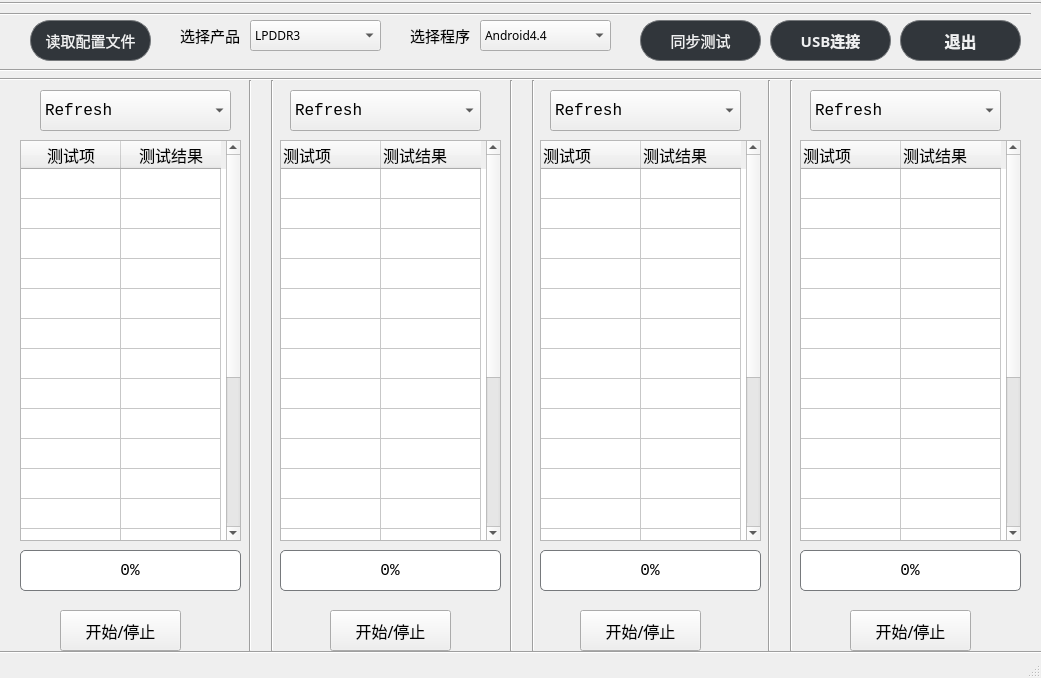
<?xml version="1.0" encoding="UTF-8"?>
<ui version="4.0">
 <class>MainWindow</class>
 <widget class="QMainWindow" name="MainWindow">
  <property name="geometry">
   <rect>
    <x>0</x>
    <y>0</y>
    <width>1041</width>
    <height>678</height>
   </rect>
  </property>
  <property name="font">
   <font>
    <stylestrategy>PreferAntialias</stylestrategy>
   </font>
  </property>
  <property name="windowTitle">
   <string>MainWindow</string>
  </property>
  <property name="tabShape">
   <enum>QTabWidget::Rounded</enum>
  </property>
  <widget class="QWidget" name="centralwidget">
   <widget class="QPushButton" name="pushButton">
    <property name="geometry">
     <rect>
      <x>30</x>
      <y>20</y>
      <width>121</width>
      <height>41</height>
     </rect>
    </property>
    <property name="font">
     <font>
      <family>Arial Black</family>
      <pointsize>11</pointsize>
     </font>
    </property>
    <property name="styleSheet">
     <string notr="true">QPushButton {
    color: #eff0f1;
    background-color: #31363b;
    border-width: 1px;
    border-color: #76797C;
    border-style: solid;
    padding: 5px;
    border-radius: 20px;
    outline: none;
}

QPushButton:disabled {
    background-color: #31363b;
    border-width: 1px;
    border-color: #454545;
    border-style: solid;
    padding-top: 5px;
    padding-bottom: 5px;
    padding-left: 10px;
    padding-right: 10px;
    border-radius: 2px;
    color: #454545;
}

QPushButton:focus {
    background-color: #3daee9;
    color: white;
}

QPushButton:pressed {
    background-color: #3daee9;
    padding-top: -15px;
    padding-bottom: -17px;
}

</string>
    </property>
    <property name="text">
     <string>读取配置文件</string>
    </property>
   </widget>
   <widget class="QProgressBar" name="progressBar_1">
    <property name="geometry">
     <rect>
      <x>20</x>
      <y>550</y>
      <width>221</width>
      <height>41</height>
     </rect>
    </property>
    <property name="font">
     <font>
      <family>Consolas</family>
      <pointsize>12</pointsize>
     </font>
    </property>
    <property name="styleSheet">
     <string notr="true">
QProgressBar {
    border: 1px solid #76797C;
    border-radius: 5px;
    text-align: center;
}

QProgressBar::chunk {
    background-color: #05b8CC;
}</string>
    </property>
    <property name="value">
     <number>0</number>
    </property>
    <property name="alignment">
     <set>Qt::AlignCenter</set>
    </property>
   </widget>
   <widget class="QTableWidget" name="tableWidget">
    <property name="geometry">
     <rect>
      <x>20</x>
      <y>140</y>
      <width>221</width>
      <height>401</height>
     </rect>
    </property>
    <property name="maximumSize">
     <size>
      <width>1770</width>
      <height>19200</height>
     </size>
    </property>
    <property name="font">
     <font>
      <family>Arial</family>
      <pointsize>10</pointsize>
     </font>
    </property>
    <property name="cursor" stdset="0">
     <cursorShape>SizeVerCursor</cursorShape>
    </property>
    <property name="autoFillBackground">
     <bool>true</bool>
    </property>
    <property name="frameShape">
     <enum>QFrame::StyledPanel</enum>
    </property>
    <property name="gridStyle">
     <enum>Qt::SolidLine</enum>
    </property>
    <property name="sortingEnabled">
     <bool>false</bool>
    </property>
    <property name="rowCount">
     <number>20</number>
    </property>
    <attribute name="horizontalHeaderVisible">
     <bool>true</bool>
    </attribute>
    <attribute name="horizontalHeaderHighlightSections">
     <bool>true</bool>
    </attribute>
    <attribute name="verticalHeaderVisible">
     <bool>false</bool>
    </attribute>
    <attribute name="verticalHeaderHighlightSections">
     <bool>true</bool>
    </attribute>
    <row>
     <property name="text">
      <string>1</string>
     </property>
    </row>
    <row>
     <property name="text">
      <string>2</string>
     </property>
    </row>
    <row>
     <property name="text">
      <string>3</string>
     </property>
    </row>
    <row>
     <property name="text">
      <string>4</string>
     </property>
    </row>
    <row>
     <property name="text">
      <string>5</string>
     </property>
    </row>
    <row/>
    <row/>
    <row/>
    <row/>
    <row/>
    <row/>
    <row/>
    <row/>
    <row/>
    <row/>
    <row/>
    <row/>
    <row/>
    <row/>
    <row/>
    <column>
     <property name="text">
      <string>测试项</string>
     </property>
     <property name="font">
      <font>
       <pointsize>12</pointsize>
      </font>
     </property>
     <property name="background">
      <color>
       <red>170</red>
       <green>170</green>
       <blue>0</blue>
      </color>
     </property>
    </column>
    <column>
     <property name="text">
      <string>测试结果</string>
     </property>
     <property name="font">
      <font>
       <pointsize>12</pointsize>
      </font>
     </property>
    </column>
    <item row="0" column="0">
     <property name="text">
      <string/>
     </property>
     <property name="toolTip">
      <string/>
     </property>
     <property name="font">
      <font>
       <family>Arial</family>
       <pointsize>8</pointsize>
      </font>
     </property>
     <property name="textAlignment">
      <set>AlignLeft|AlignVCenter</set>
     </property>
    </item>
    <item row="0" column="1">
     <property name="text">
      <string/>
     </property>
     <property name="font">
      <font>
       <pointsize>12</pointsize>
      </font>
     </property>
    </item>
   </widget>
   <widget class="QComboBox" name="comboBox">
    <property name="geometry">
     <rect>
      <x>40</x>
      <y>90</y>
      <width>191</width>
      <height>41</height>
     </rect>
    </property>
    <property name="font">
     <font>
      <family>Consolas</family>
      <pointsize>12</pointsize>
      <weight>50</weight>
      <italic>false</italic>
      <bold>false</bold>
      <underline>false</underline>
     </font>
    </property>
    <property name="autoFillBackground">
     <bool>false</bool>
    </property>
    <item>
     <property name="text">
      <string>Refresh</string>
     </property>
    </item>
   </widget>
   <widget class="QTableWidget" name="tableWidget_2">
    <property name="geometry">
     <rect>
      <x>280</x>
      <y>140</y>
      <width>221</width>
      <height>401</height>
     </rect>
    </property>
    <property name="maximumSize">
     <size>
      <width>1770</width>
      <height>19200</height>
     </size>
    </property>
    <property name="font">
     <font>
      <family>Arial</family>
      <pointsize>10</pointsize>
     </font>
    </property>
    <property name="autoFillBackground">
     <bool>true</bool>
    </property>
    <property name="gridStyle">
     <enum>Qt::SolidLine</enum>
    </property>
    <property name="sortingEnabled">
     <bool>false</bool>
    </property>
    <property name="rowCount">
     <number>20</number>
    </property>
    <attribute name="horizontalHeaderVisible">
     <bool>true</bool>
    </attribute>
    <attribute name="horizontalHeaderHighlightSections">
     <bool>true</bool>
    </attribute>
    <attribute name="verticalHeaderVisible">
     <bool>false</bool>
    </attribute>
    <attribute name="verticalHeaderHighlightSections">
     <bool>true</bool>
    </attribute>
    <row>
     <property name="text">
      <string>1</string>
     </property>
    </row>
    <row>
     <property name="text">
      <string>2</string>
     </property>
    </row>
    <row>
     <property name="text">
      <string>3</string>
     </property>
    </row>
    <row>
     <property name="text">
      <string>4</string>
     </property>
    </row>
    <row>
     <property name="text">
      <string>5</string>
     </property>
    </row>
    <row/>
    <row/>
    <row/>
    <row/>
    <row/>
    <row/>
    <row/>
    <row/>
    <row/>
    <row/>
    <row/>
    <row/>
    <row/>
    <row/>
    <row/>
    <column>
     <property name="text">
      <string>测试项</string>
     </property>
     <property name="font">
      <font>
       <pointsize>12</pointsize>
      </font>
     </property>
     <property name="textAlignment">
      <set>AlignLeft|AlignVCenter</set>
     </property>
    </column>
    <column>
     <property name="text">
      <string>测试结果</string>
     </property>
     <property name="font">
      <font>
       <pointsize>12</pointsize>
      </font>
     </property>
     <property name="textAlignment">
      <set>AlignLeft|AlignVCenter</set>
     </property>
    </column>
    <item row="0" column="0">
     <property name="text">
      <string/>
     </property>
     <property name="toolTip">
      <string/>
     </property>
    </item>
   </widget>
   <widget class="QTableWidget" name="tableWidget_3">
    <property name="geometry">
     <rect>
      <x>540</x>
      <y>140</y>
      <width>221</width>
      <height>401</height>
     </rect>
    </property>
    <property name="maximumSize">
     <size>
      <width>1770</width>
      <height>19200</height>
     </size>
    </property>
    <property name="font">
     <font>
      <family>Arial</family>
      <pointsize>10</pointsize>
     </font>
    </property>
    <property name="autoFillBackground">
     <bool>true</bool>
    </property>
    <property name="gridStyle">
     <enum>Qt::SolidLine</enum>
    </property>
    <property name="sortingEnabled">
     <bool>false</bool>
    </property>
    <property name="rowCount">
     <number>20</number>
    </property>
    <attribute name="horizontalHeaderVisible">
     <bool>true</bool>
    </attribute>
    <attribute name="horizontalHeaderHighlightSections">
     <bool>true</bool>
    </attribute>
    <attribute name="verticalHeaderVisible">
     <bool>false</bool>
    </attribute>
    <attribute name="verticalHeaderHighlightSections">
     <bool>true</bool>
    </attribute>
    <row>
     <property name="text">
      <string>1</string>
     </property>
    </row>
    <row>
     <property name="text">
      <string>2</string>
     </property>
    </row>
    <row>
     <property name="text">
      <string>3</string>
     </property>
    </row>
    <row>
     <property name="text">
      <string>4</string>
     </property>
    </row>
    <row>
     <property name="text">
      <string>5</string>
     </property>
    </row>
    <row/>
    <row/>
    <row/>
    <row/>
    <row/>
    <row/>
    <row/>
    <row/>
    <row/>
    <row/>
    <row/>
    <row/>
    <row/>
    <row/>
    <row/>
    <column>
     <property name="text">
      <string>测试项</string>
     </property>
     <property name="font">
      <font>
       <pointsize>12</pointsize>
      </font>
     </property>
     <property name="textAlignment">
      <set>AlignLeft|AlignVCenter</set>
     </property>
    </column>
    <column>
     <property name="text">
      <string>测试结果</string>
     </property>
     <property name="font">
      <font>
       <pointsize>12</pointsize>
      </font>
     </property>
     <property name="textAlignment">
      <set>AlignLeft|AlignVCenter</set>
     </property>
    </column>
    <item row="0" column="0">
     <property name="text">
      <string/>
     </property>
     <property name="toolTip">
      <string/>
     </property>
    </item>
   </widget>
   <widget class="QTableWidget" name="tableWidget_4">
    <property name="geometry">
     <rect>
      <x>800</x>
      <y>140</y>
      <width>221</width>
      <height>401</height>
     </rect>
    </property>
    <property name="maximumSize">
     <size>
      <width>1770</width>
      <height>19200</height>
     </size>
    </property>
    <property name="font">
     <font>
      <family>Arial</family>
      <pointsize>10</pointsize>
     </font>
    </property>
    <property name="autoFillBackground">
     <bool>true</bool>
    </property>
    <property name="gridStyle">
     <enum>Qt::SolidLine</enum>
    </property>
    <property name="sortingEnabled">
     <bool>false</bool>
    </property>
    <property name="rowCount">
     <number>20</number>
    </property>
    <attribute name="horizontalHeaderVisible">
     <bool>true</bool>
    </attribute>
    <attribute name="horizontalHeaderHighlightSections">
     <bool>true</bool>
    </attribute>
    <attribute name="verticalHeaderVisible">
     <bool>false</bool>
    </attribute>
    <attribute name="verticalHeaderHighlightSections">
     <bool>true</bool>
    </attribute>
    <row>
     <property name="text">
      <string>1</string>
     </property>
    </row>
    <row>
     <property name="text">
      <string>2</string>
     </property>
    </row>
    <row>
     <property name="text">
      <string>3</string>
     </property>
    </row>
    <row>
     <property name="text">
      <string>4</string>
     </property>
    </row>
    <row>
     <property name="text">
      <string>5</string>
     </property>
    </row>
    <row/>
    <row/>
    <row/>
    <row/>
    <row/>
    <row/>
    <row/>
    <row/>
    <row/>
    <row/>
    <row/>
    <row/>
    <row/>
    <row/>
    <row/>
    <column>
     <property name="text">
      <string>测试项</string>
     </property>
     <property name="font">
      <font>
       <pointsize>12</pointsize>
      </font>
     </property>
     <property name="textAlignment">
      <set>AlignLeft|AlignVCenter</set>
     </property>
    </column>
    <column>
     <property name="text">
      <string>测试结果</string>
     </property>
     <property name="font">
      <font>
       <pointsize>12</pointsize>
      </font>
     </property>
     <property name="textAlignment">
      <set>AlignLeft|AlignVCenter</set>
     </property>
    </column>
    <item row="0" column="0">
     <property name="text">
      <string/>
     </property>
     <property name="toolTip">
      <string/>
     </property>
    </item>
   </widget>
   <widget class="QComboBox" name="comboBox_2">
    <property name="geometry">
     <rect>
      <x>290</x>
      <y>90</y>
      <width>191</width>
      <height>41</height>
     </rect>
    </property>
    <property name="font">
     <font>
      <family>Consolas</family>
      <pointsize>12</pointsize>
      <weight>50</weight>
      <italic>false</italic>
      <bold>false</bold>
      <underline>false</underline>
     </font>
    </property>
    <property name="autoFillBackground">
     <bool>false</bool>
    </property>
    <item>
     <property name="text">
      <string>Refresh</string>
     </property>
    </item>
   </widget>
   <widget class="QComboBox" name="comboBox_3">
    <property name="geometry">
     <rect>
      <x>550</x>
      <y>90</y>
      <width>191</width>
      <height>41</height>
     </rect>
    </property>
    <property name="font">
     <font>
      <family>Consolas</family>
      <pointsize>12</pointsize>
      <weight>50</weight>
      <italic>false</italic>
      <bold>false</bold>
      <underline>false</underline>
     </font>
    </property>
    <property name="autoFillBackground">
     <bool>false</bool>
    </property>
    <item>
     <property name="text">
      <string>Refresh</string>
     </property>
    </item>
   </widget>
   <widget class="QComboBox" name="comboBox_4">
    <property name="geometry">
     <rect>
      <x>810</x>
      <y>90</y>
      <width>191</width>
      <height>41</height>
     </rect>
    </property>
    <property name="font">
     <font>
      <family>Consolas</family>
      <pointsize>12</pointsize>
      <weight>50</weight>
      <italic>false</italic>
      <bold>false</bold>
      <underline>false</underline>
     </font>
    </property>
    <property name="autoFillBackground">
     <bool>false</bool>
    </property>
    <item>
     <property name="text">
      <string>Refresh</string>
     </property>
    </item>
   </widget>
   <widget class="QProgressBar" name="progressBar_2">
    <property name="geometry">
     <rect>
      <x>280</x>
      <y>550</y>
      <width>221</width>
      <height>41</height>
     </rect>
    </property>
    <property name="font">
     <font>
      <family>Consolas</family>
      <pointsize>12</pointsize>
     </font>
    </property>
    <property name="styleSheet">
     <string notr="true">
QProgressBar {
    border: 1px solid #76797C;
    border-radius: 5px;
    text-align: center;
}

QProgressBar::chunk {
    background-color: #05B8CC;
}</string>
    </property>
    <property name="value">
     <number>0</number>
    </property>
    <property name="alignment">
     <set>Qt::AlignCenter</set>
    </property>
   </widget>
   <widget class="QProgressBar" name="progressBar_3">
    <property name="geometry">
     <rect>
      <x>540</x>
      <y>550</y>
      <width>221</width>
      <height>41</height>
     </rect>
    </property>
    <property name="font">
     <font>
      <family>Consolas</family>
      <pointsize>12</pointsize>
     </font>
    </property>
    <property name="styleSheet">
     <string notr="true">
QProgressBar {
    border: 1px solid #76797C;
    border-radius: 5px;
    text-align: center;
}

QProgressBar::chunk {
    background-color: #05B8CC;
}</string>
    </property>
    <property name="value">
     <number>0</number>
    </property>
    <property name="alignment">
     <set>Qt::AlignCenter</set>
    </property>
   </widget>
   <widget class="QProgressBar" name="progressBar_4">
    <property name="geometry">
     <rect>
      <x>800</x>
      <y>550</y>
      <width>221</width>
      <height>41</height>
     </rect>
    </property>
    <property name="font">
     <font>
      <family>Consolas</family>
      <pointsize>12</pointsize>
     </font>
    </property>
    <property name="styleSheet">
     <string notr="true">
QProgressBar {
    border: 1px solid #76797C;
    border-radius: 5px;
    text-align: center;
}

QProgressBar::chunk {
    background-color: #05B8CC;
}</string>
    </property>
    <property name="value">
     <number>0</number>
    </property>
    <property name="alignment">
     <set>Qt::AlignCenter</set>
    </property>
   </widget>
   <widget class="QPushButton" name="pushButton_2">
    <property name="geometry">
     <rect>
      <x>60</x>
      <y>610</y>
      <width>121</width>
      <height>41</height>
     </rect>
    </property>
    <property name="font">
     <font>
      <family>Arial Black</family>
      <pointsize>12</pointsize>
     </font>
    </property>
    <property name="text">
     <string>开始/停止</string>
    </property>
   </widget>
   <widget class="QPushButton" name="pushButton_3">
    <property name="geometry">
     <rect>
      <x>330</x>
      <y>610</y>
      <width>121</width>
      <height>41</height>
     </rect>
    </property>
    <property name="font">
     <font>
      <family>Arial Black</family>
      <pointsize>12</pointsize>
     </font>
    </property>
    <property name="text">
     <string>开始/停止</string>
    </property>
   </widget>
   <widget class="QPushButton" name="pushButton_4">
    <property name="geometry">
     <rect>
      <x>580</x>
      <y>610</y>
      <width>121</width>
      <height>41</height>
     </rect>
    </property>
    <property name="font">
     <font>
      <family>Arial Black</family>
      <pointsize>12</pointsize>
     </font>
    </property>
    <property name="text">
     <string>开始/停止</string>
    </property>
   </widget>
   <widget class="QPushButton" name="pushButton_5">
    <property name="geometry">
     <rect>
      <x>850</x>
      <y>610</y>
      <width>121</width>
      <height>41</height>
     </rect>
    </property>
    <property name="font">
     <font>
      <family>Arial Black</family>
      <pointsize>12</pointsize>
     </font>
    </property>
    <property name="text">
     <string>开始/停止</string>
    </property>
   </widget>
   <widget class="QComboBox" name="comboBox_5">
    <property name="geometry">
     <rect>
      <x>250</x>
      <y>20</y>
      <width>131</width>
      <height>31</height>
     </rect>
    </property>
    <property name="font">
     <font>
      <family>Arial Black</family>
      <pointsize>9</pointsize>
     </font>
    </property>
    <item>
     <property name="text">
      <string>LPDDR3</string>
     </property>
    </item>
   </widget>
   <widget class="QLabel" name="label">
    <property name="geometry">
     <rect>
      <x>180</x>
      <y>20</y>
      <width>71</width>
      <height>31</height>
     </rect>
    </property>
    <property name="font">
     <font>
      <family>Arial Black</family>
      <pointsize>11</pointsize>
     </font>
    </property>
    <property name="text">
     <string>选择产品</string>
    </property>
   </widget>
   <widget class="QLabel" name="label_2">
    <property name="geometry">
     <rect>
      <x>410</x>
      <y>20</y>
      <width>71</width>
      <height>31</height>
     </rect>
    </property>
    <property name="font">
     <font>
      <family>Arial Black</family>
      <pointsize>11</pointsize>
     </font>
    </property>
    <property name="text">
     <string>选择程序</string>
    </property>
   </widget>
   <widget class="QComboBox" name="comboBox_6">
    <property name="geometry">
     <rect>
      <x>480</x>
      <y>20</y>
      <width>131</width>
      <height>31</height>
     </rect>
    </property>
    <property name="font">
     <font>
      <family>Arial Black</family>
      <pointsize>9</pointsize>
     </font>
    </property>
    <item>
     <property name="text">
      <string>Android4.4</string>
     </property>
    </item>
    <item>
     <property name="text">
      <string>Android7.x</string>
     </property>
    </item>
   </widget>
   <widget class="QPushButton" name="pushButton_6">
    <property name="geometry">
     <rect>
      <x>640</x>
      <y>20</y>
      <width>121</width>
      <height>41</height>
     </rect>
    </property>
    <property name="font">
     <font>
      <family>Arial Black</family>
      <pointsize>11</pointsize>
     </font>
    </property>
    <property name="styleSheet">
     <string notr="true">QPushButton {
    color: #eff0f1;
    background-color: #31363b;
    border-width: 1px;
    border-color: #76797C;
    border-style: solid;
    padding: 5px;
    border-radius: 20px;
    outline: none;
}

QPushButton:disabled {
    background-color: #31363b;
    border-width: 1px;
    border-color: #454545;
    border-style: solid;
    padding-top: 5px;
    padding-bottom: 5px;
    padding-left: 10px;
    padding-right: 10px;
    border-radius: 2px;
    color: #454545;
}

QPushButton:focus {
    background-color: #3daee9;
    color: white;
}

QPushButton:pressed {
    background-color: #3daee9;
    padding-top: -15px;
    padding-bottom: -17px;
}</string>
    </property>
    <property name="text">
     <string>同步测试</string>
    </property>
   </widget>
   <widget class="QPushButton" name="pushButton_7">
    <property name="geometry">
     <rect>
      <x>900</x>
      <y>20</y>
      <width>121</width>
      <height>41</height>
     </rect>
    </property>
    <property name="font">
     <font>
      <family>Arial Black</family>
      <pointsize>12</pointsize>
      <weight>75</weight>
      <bold>true</bold>
     </font>
    </property>
    <property name="styleSheet">
     <string notr="true">QPushButton {
    color: #eff0f1;
    background-color: #31363b;
    border-width: 1px;
    border-color: #76797C;
    border-style: solid;
    padding: 5px;
    border-radius: 20px;
    outline: none;
}

QPushButton:disabled {
    background-color: #31363b;
    border-width: 1px;
    border-color: #454545;
    border-style: solid;
    padding-top: 5px;
    padding-bottom: 5px;
    padding-left: 10px;
    padding-right: 10px;
    border-radius: 2px;
    color: #454545;
}

QPushButton:focus {
    background-color: #3daee9;
    color: white;
}

QPushButton:pressed {
    background-color: #3daee9;
    padding-top: -15px;
    padding-bottom: -17px;
}</string>
    </property>
    <property name="text">
     <string>退出</string>
    </property>
   </widget>
   <widget class="Line" name="line">
    <property name="geometry">
     <rect>
      <x>0</x>
      <y>59</y>
      <width>1051</width>
      <height>41</height>
     </rect>
    </property>
    <property name="orientation">
     <enum>Qt::Horizontal</enum>
    </property>
   </widget>
   <widget class="Line" name="line_2">
    <property name="geometry">
     <rect>
      <x>0</x>
      <y>50</y>
      <width>1051</width>
      <height>41</height>
     </rect>
    </property>
    <property name="orientation">
     <enum>Qt::Horizontal</enum>
    </property>
   </widget>
   <widget class="Line" name="line_3">
    <property name="geometry">
     <rect>
      <x>235</x>
      <y>80</y>
      <width>31</width>
      <height>571</height>
     </rect>
    </property>
    <property name="orientation">
     <enum>Qt::Vertical</enum>
    </property>
   </widget>
   <widget class="Line" name="line_4">
    <property name="geometry">
     <rect>
      <x>252</x>
      <y>80</y>
      <width>41</width>
      <height>571</height>
     </rect>
    </property>
    <property name="orientation">
     <enum>Qt::Vertical</enum>
    </property>
   </widget>
   <widget class="Line" name="line_5">
    <property name="geometry">
     <rect>
      <x>496</x>
      <y>80</y>
      <width>31</width>
      <height>571</height>
     </rect>
    </property>
    <property name="orientation">
     <enum>Qt::Vertical</enum>
    </property>
   </widget>
   <widget class="Line" name="line_6">
    <property name="geometry">
     <rect>
      <x>513</x>
      <y>80</y>
      <width>41</width>
      <height>571</height>
     </rect>
    </property>
    <property name="orientation">
     <enum>Qt::Vertical</enum>
    </property>
   </widget>
   <widget class="Line" name="line_7">
    <property name="geometry">
     <rect>
      <x>754</x>
      <y>80</y>
      <width>31</width>
      <height>571</height>
     </rect>
    </property>
    <property name="orientation">
     <enum>Qt::Vertical</enum>
    </property>
   </widget>
   <widget class="Line" name="line_8">
    <property name="geometry">
     <rect>
      <x>771</x>
      <y>80</y>
      <width>41</width>
      <height>571</height>
     </rect>
    </property>
    <property name="orientation">
     <enum>Qt::Vertical</enum>
    </property>
   </widget>
   <widget class="Line" name="line_9">
    <property name="geometry">
     <rect>
      <x>0</x>
      <y>643</y>
      <width>1051</width>
      <height>41</height>
     </rect>
    </property>
    <property name="orientation">
     <enum>Qt::Horizontal</enum>
    </property>
   </widget>
   <widget class="Line" name="line_10">
    <property name="geometry">
     <rect>
      <x>0</x>
      <y>632</y>
      <width>1051</width>
      <height>41</height>
     </rect>
    </property>
    <property name="orientation">
     <enum>Qt::Horizontal</enum>
    </property>
   </widget>
   <widget class="Line" name="line_11">
    <property name="geometry">
     <rect>
      <x>-20</x>
      <y>-6</y>
      <width>1051</width>
      <height>41</height>
     </rect>
    </property>
    <property name="orientation">
     <enum>Qt::Horizontal</enum>
    </property>
   </widget>
   <widget class="Line" name="line_12">
    <property name="geometry">
     <rect>
      <x>-10</x>
      <y>-17</y>
      <width>1051</width>
      <height>41</height>
     </rect>
    </property>
    <property name="orientation">
     <enum>Qt::Horizontal</enum>
    </property>
   </widget>
   <widget class="QPushButton" name="pushButton_8">
    <property name="geometry">
     <rect>
      <x>770</x>
      <y>20</y>
      <width>121</width>
      <height>41</height>
     </rect>
    </property>
    <property name="font">
     <font>
      <family>Arial Black</family>
      <pointsize>11</pointsize>
      <weight>75</weight>
      <bold>true</bold>
     </font>
    </property>
    <property name="styleSheet">
     <string notr="true">QPushButton {
    color: #eff0f1;
    background-color: #31363b;
    border-width: 1px;
    border-color: #76797C;
    border-style: solid;
    padding: 5px;
    border-radius: 20px;
    outline: none;
}

QPushButton:disabled {
    background-color: #31363b;
    border-width: 1px;
    border-color: #454545;
    border-style: solid;
    padding-top: 5px;
    padding-bottom: 5px;
    padding-left: 10px;
    padding-right: 10px;
    border-radius: 2px;
    color: #454545;
}

QPushButton:focus {
    background-color: #3daee9;
    color: white;
}

QPushButton:pressed {
    background-color: #3daee9;
    padding-top: -15px;
    padding-bottom: -17px;
}</string>
    </property>
    <property name="text">
     <string>USB连接</string>
    </property>
   </widget>
   <zorder>label_2</zorder>
   <zorder>label</zorder>
   <zorder>line_11</zorder>
   <zorder>line_12</zorder>
   <zorder>progressBar_1</zorder>
   <zorder>tableWidget</zorder>
   <zorder>comboBox</zorder>
   <zorder>tableWidget_2</zorder>
   <zorder>tableWidget_3</zorder>
   <zorder>tableWidget_4</zorder>
   <zorder>comboBox_2</zorder>
   <zorder>comboBox_3</zorder>
   <zorder>comboBox_4</zorder>
   <zorder>progressBar_2</zorder>
   <zorder>progressBar_3</zorder>
   <zorder>progressBar_4</zorder>
   <zorder>pushButton_2</zorder>
   <zorder>pushButton_3</zorder>
   <zorder>pushButton_4</zorder>
   <zorder>pushButton_5</zorder>
   <zorder>line</zorder>
   <zorder>line_2</zorder>
   <zorder>line_3</zorder>
   <zorder>line_4</zorder>
   <zorder>line_5</zorder>
   <zorder>line_6</zorder>
   <zorder>line_7</zorder>
   <zorder>line_8</zorder>
   <zorder>line_9</zorder>
   <zorder>line_10</zorder>
   <zorder>comboBox_5</zorder>
   <zorder>comboBox_6</zorder>
   <zorder>pushButton</zorder>
   <zorder>pushButton_7</zorder>
   <zorder>pushButton_6</zorder>
   <zorder>pushButton_8</zorder>
  </widget>
  <widget class="QMenuBar" name="menubar">
   <property name="geometry">
    <rect>
     <x>0</x>
     <y>0</y>
     <width>1041</width>
     <height>23</height>
    </rect>
   </property>
  </widget>
  <widget class="QStatusBar" name="statusbar"/>
 </widget>
 <resources/>
 <connections>
  <connection>
   <sender>pushButton</sender>
   <signal>clicked()</signal>
   <receiver>MainWindow</receiver>
   <slot>ReadCfg_FreshCombox()</slot>
   <hints>
    <hint type="sourcelabel">
     <x>150</x>
     <y>83</y>
    </hint>
    <hint type="destinationlabel">
     <x>652</x>
     <y>73</y>
    </hint>
   </hints>
  </connection>
  <connection>
   <sender>pushButton_7</sender>
   <signal>clicked()</signal>
   <receiver>MainWindow</receiver>
   <slot>close()</slot>
   <hints>
    <hint type="sourcelabel">
     <x>983</x>
     <y>68</y>
    </hint>
    <hint type="destinationlabel">
     <x>1024</x>
     <y>72</y>
    </hint>
   </hints>
  </connection>
  <connection>
   <sender>pushButton_8</sender>
   <signal>clicked()</signal>
   <receiver>MainWindow</receiver>
   <slot>connnect_usb()</slot>
   <hints>
    <hint type="sourcelabel">
     <x>841</x>
     <y>75</y>
    </hint>
    <hint type="destinationlabel">
     <x>896</x>
     <y>73</y>
    </hint>
   </hints>
  </connection>
  <connection>
   <sender>comboBox</sender>
   <signal>activated(QString)</signal>
   <receiver>MainWindow</receiver>
   <slot>serial1_connect()</slot>
   <hints>
    <hint type="sourcelabel">
     <x>181</x>
     <y>141</y>
    </hint>
    <hint type="destinationlabel">
     <x>10</x>
     <y>177</y>
    </hint>
   </hints>
  </connection>
  <connection>
   <sender>pushButton_2</sender>
   <signal>clicked()</signal>
   <receiver>MainWindow</receiver>
   <slot>serial1_startTest()</slot>
   <hints>
    <hint type="sourcelabel">
     <x>126</x>
     <y>643</y>
    </hint>
    <hint type="destinationlabel">
     <x>217</x>
     <y>624</y>
    </hint>
   </hints>
  </connection>
  <connection>
   <sender>comboBox_2</sender>
   <signal>activated(QString)</signal>
   <receiver>MainWindow</receiver>
   <slot>serial2_connect()</slot>
   <hints>
    <hint type="sourcelabel">
     <x>386</x>
     <y>138</y>
    </hint>
    <hint type="destinationlabel">
     <x>491</x>
     <y>134</y>
    </hint>
   </hints>
  </connection>
  <connection>
   <sender>pushButton_3</sender>
   <signal>clicked()</signal>
   <receiver>MainWindow</receiver>
   <slot>serial2_startTest()</slot>
   <hints>
    <hint type="sourcelabel">
     <x>403</x>
     <y>643</y>
    </hint>
    <hint type="destinationlabel">
     <x>478</x>
     <y>625</y>
    </hint>
   </hints>
  </connection>
  <connection>
   <sender>comboBox_3</sender>
   <signal>activated(QString)</signal>
   <receiver>MainWindow</receiver>
   <slot>serial3_connect()</slot>
   <hints>
    <hint type="sourcelabel">
     <x>689</x>
     <y>140</y>
    </hint>
    <hint type="destinationlabel">
     <x>750</x>
     <y>137</y>
    </hint>
   </hints>
  </connection>
  <connection>
   <sender>comboBox_4</sender>
   <signal>activated(QString)</signal>
   <receiver>MainWindow</receiver>
   <slot>serial4_connect()</slot>
   <hints>
    <hint type="sourcelabel">
     <x>959</x>
     <y>134</y>
    </hint>
    <hint type="destinationlabel">
     <x>1026</x>
     <y>134</y>
    </hint>
   </hints>
  </connection>
  <connection>
   <sender>pushButton_4</sender>
   <signal>clicked()</signal>
   <receiver>MainWindow</receiver>
   <slot>serial3_startTest()</slot>
   <hints>
    <hint type="sourcelabel">
     <x>669</x>
     <y>643</y>
    </hint>
    <hint type="destinationlabel">
     <x>735</x>
     <y>637</y>
    </hint>
   </hints>
  </connection>
  <connection>
   <sender>pushButton_5</sender>
   <signal>clicked()</signal>
   <receiver>MainWindow</receiver>
   <slot>serial4_startTest()</slot>
   <hints>
    <hint type="sourcelabel">
     <x>928</x>
     <y>642</y>
    </hint>
    <hint type="destinationlabel">
     <x>1006</x>
     <y>633</y>
    </hint>
   </hints>
  </connection>
  <connection>
   <sender>comboBox_6</sender>
   <signal>activated(QString)</signal>
   <receiver>MainWindow</receiver>
   <slot>QA_SystemSelect()</slot>
   <hints>
    <hint type="sourcelabel">
     <x>566</x>
     <y>54</y>
    </hint>
    <hint type="destinationlabel">
     <x>625</x>
     <y>60</y>
    </hint>
   </hints>
  </connection>
 </connections>
 <slots>
  <slot>ReadCfg_FreshCombox()</slot>
  <slot>connnect_usb()</slot>
  <slot>serial1_update()</slot>
  <slot>serial1_connect()</slot>
  <slot>serial1_startTest()</slot>
  <slot>serial2_connect()</slot>
  <slot>serial2_startTest()</slot>
  <slot>serial3_startTest()</slot>
  <slot>serial4_startTest()</slot>
  <slot>serial3_connect()</slot>
  <slot>serial4_connect()</slot>
  <slot>QA_SystemSelect()</slot>
 </slots>
</ui>
